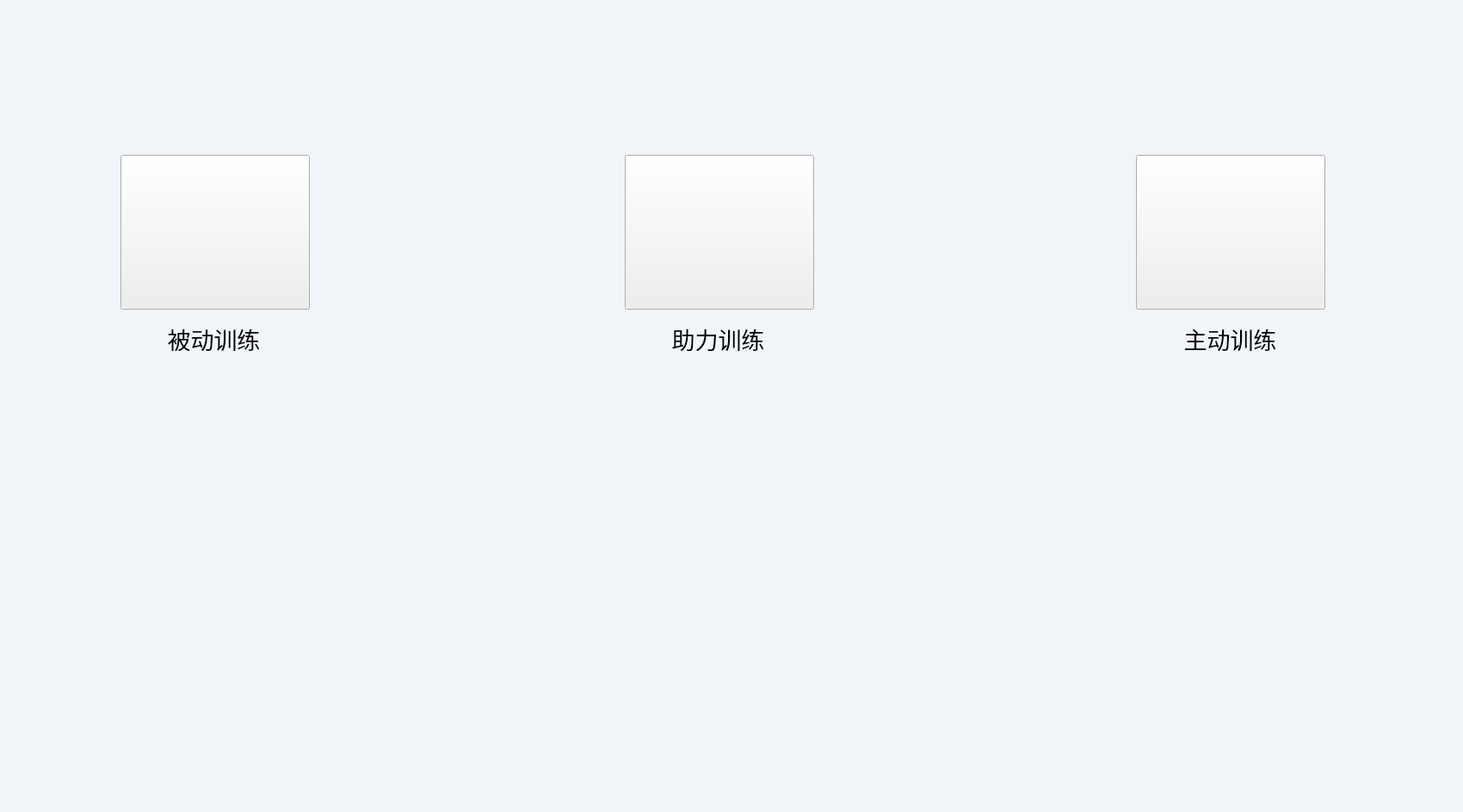
<?xml version="1.0" encoding="UTF-8"?>
<ui version="4.0">
 <class>TreatModeManager</class>
 <widget class="QWidget" name="TreatModeManager">
  <property name="geometry">
   <rect>
    <x>0</x>
    <y>0</y>
    <width>1700</width>
    <height>944</height>
   </rect>
  </property>
  <property name="windowTitle">
   <string>Form</string>
  </property>
  <property name="styleSheet">
   <string notr="true">#TreatModeManager{background: #F1F5F9;}</string>
  </property>
  <widget class="QGroupBox" name="groupBox">
   <property name="geometry">
    <rect>
     <x>140</x>
     <y>180</y>
     <width>220</width>
     <height>241</height>
    </rect>
   </property>
   <property name="styleSheet">
    <string notr="true">#groupBox{border:none;}</string>
   </property>
   <property name="title">
    <string/>
   </property>
   <widget class="QPushButton" name="passiveTrain_Btn">
    <property name="geometry">
     <rect>
      <x>0</x>
      <y>0</y>
      <width>220</width>
      <height>180</height>
     </rect>
    </property>
    <property name="styleSheet">
     <string notr="true">QPushButton{border-image: url(:/new/prefix1/source/treatMode/passiveModeNormal.png);}
QPushButton:hover{border-image: url(:/new/prefix1/source/treatMode/passiveModeHover.png);}</string>
    </property>
    <property name="text">
     <string/>
    </property>
   </widget>
   <widget class="QLabel" name="label">
    <property name="geometry">
     <rect>
      <x>-7</x>
      <y>200</y>
      <width>231</width>
      <height>28</height>
     </rect>
    </property>
    <property name="font">
     <font>
      <family>黑体</family>
      <pointsize>20</pointsize>
     </font>
    </property>
    <property name="text">
     <string>被动训练</string>
    </property>
    <property name="alignment">
     <set>Qt::AlignCenter</set>
    </property>
   </widget>
  </widget>
  <widget class="QGroupBox" name="groupBox_2">
   <property name="geometry">
    <rect>
     <x>1320</x>
     <y>180</y>
     <width>220</width>
     <height>241</height>
    </rect>
   </property>
   <property name="styleSheet">
    <string notr="true">QGroupBox{border:none;}</string>
   </property>
   <property name="title">
    <string/>
   </property>
   <widget class="QPushButton" name="activeTrain_Btn">
    <property name="geometry">
     <rect>
      <x>0</x>
      <y>0</y>
      <width>220</width>
      <height>180</height>
     </rect>
    </property>
    <property name="styleSheet">
     <string notr="true">QPushButton{border-image: url(:/new/prefix1/source/treatMode/activeModeNormal.png);}
QPushButton:hover{border-image: url(:/new/prefix1/source/treatMode/activeModeHover.png);}</string>
    </property>
    <property name="text">
     <string/>
    </property>
   </widget>
   <widget class="QLabel" name="label_2">
    <property name="geometry">
     <rect>
      <x>-1</x>
      <y>200</y>
      <width>221</width>
      <height>28</height>
     </rect>
    </property>
    <property name="font">
     <font>
      <family>黑体</family>
      <pointsize>20</pointsize>
     </font>
    </property>
    <property name="text">
     <string>主动训练</string>
    </property>
    <property name="alignment">
     <set>Qt::AlignCenter</set>
    </property>
   </widget>
  </widget>
  <widget class="QGroupBox" name="groupBox_3">
   <property name="geometry">
    <rect>
     <x>726</x>
     <y>180</y>
     <width>220</width>
     <height>241</height>
    </rect>
   </property>
   <property name="styleSheet">
    <string notr="true">QGroupBox{border:none;}</string>
   </property>
   <property name="title">
    <string/>
   </property>
   <widget class="QPushButton" name="boostTrain_Btn">
    <property name="geometry">
     <rect>
      <x>0</x>
      <y>0</y>
      <width>220</width>
      <height>180</height>
     </rect>
    </property>
    <property name="styleSheet">
     <string notr="true">QPushButton{border-image: url(:/new/prefix1/source/treatMode/boostModeNormal.png);}
QPushButton:hover{border-image: url(:/new/prefix1/source/treatMode/boostModeHover.png);}</string>
    </property>
    <property name="text">
     <string/>
    </property>
   </widget>
   <widget class="QLabel" name="label_6">
    <property name="geometry">
     <rect>
      <x>3</x>
      <y>200</y>
      <width>211</width>
      <height>28</height>
     </rect>
    </property>
    <property name="font">
     <font>
      <family>黑体</family>
      <pointsize>20</pointsize>
     </font>
    </property>
    <property name="text">
     <string>助力训练</string>
    </property>
    <property name="alignment">
     <set>Qt::AlignCenter</set>
    </property>
   </widget>
  </widget>
 </widget>
 <resources/>
 <connections/>
</ui>
